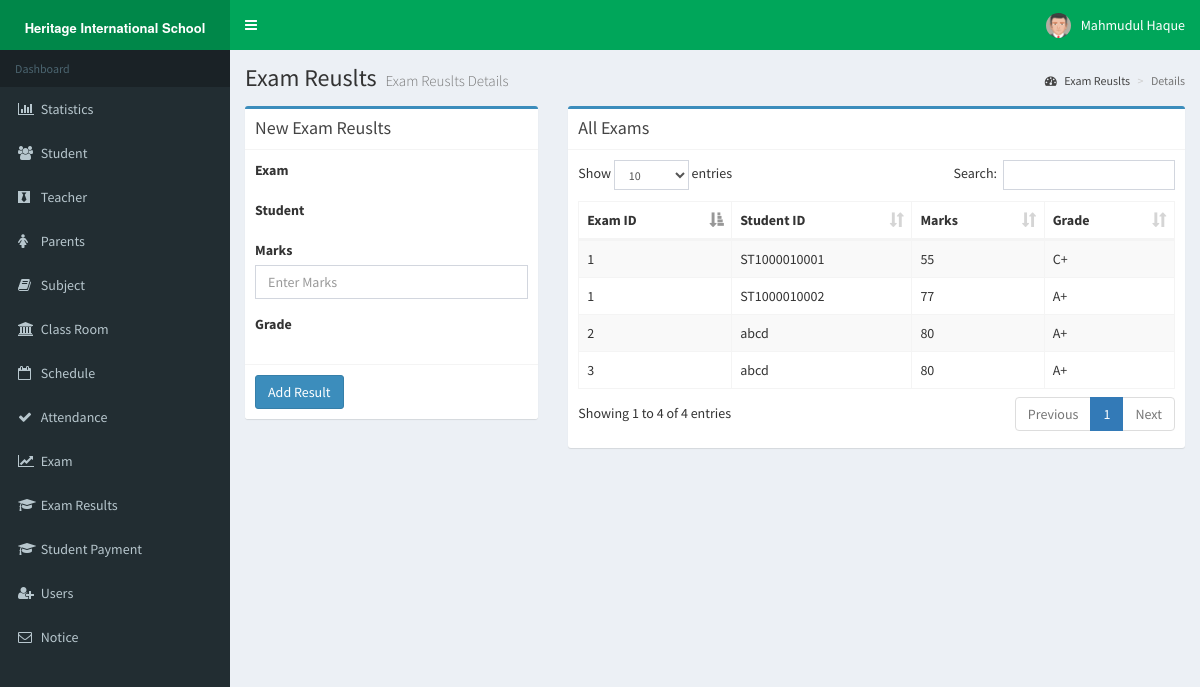
The page /examresults.php (signed in) on the database its author committed.
### tables this page shows
CREATE TABLE `examresult` (
  `exam` int(11) NOT NULL,
  `student` varchar(50) NOT NULL,
  `marks` int(10) NOT NULL,
  `grade` varchar(10) NOT NULL
);

### examresults.php (the view, shortened to what this page needs)
<?php session_start();
include_once 'database.php';
?>
<!DOCTYPE html>
<html>
<head>
  <link rel="stylesheet" href="bower_components/bootstrap/dist/css/bootstrap.min.css">
  <link rel="stylesheet" href="bower_components/font-awesome/css/font-awesome.min.css">
  <link rel="stylesheet" href="bower_components/Ionicons/css/ionicons.min.css">
    <link rel="stylesheet" href="bower_components/datatables.net-bs/css/dataTables.bootstrap.min.css">
  <link rel="stylesheet" href="bower_components/bootstrap-daterangepicker/daterangepicker.css">
    <link rel="stylesheet" href="plugins/timepicker/bootstrap-timepicker.min.css">
  <link rel="stylesheet" href="bower_components/bootstrap-datepicker/dist/css/bootstrap-datepicker.min.css">
  <link rel="stylesheet" href="bower_components/select2/dist/css/select2.min.css">
  <link rel="stylesheet" href="dist/css/AdminLTE.min.css">
  <link rel="stylesheet" href="dist/css/skins/_all-skins.min.css">
</head>
<body class="hold-transition skin-green sidebar-mini">
<div class="wrapper">
 <?php include_once 'header.php'; ?>
  <?php include_once 'sidebar.php'; ?>
  <div class="content-wrapper">
    <section class="content-header">
      <h1>
        Exam Reuslts
        <small>Exam Reuslts Details</small>
      </h1>
      <ol class="breadcrumb">
        <li><a href="#"><i class="fa fa-dashboard"></i> Exam Reuslts</a></li>
        <li class="active">Details</li>
      </ol>
    </section>
    <section class="content">
 <div class="row">
 <div class="col-xs-4">
          <div class="box box-primary">
            <div class="box-header with-border">
              <h3 class="box-title">New Exam Reuslts</h3>
            </div>
            <form role="form" method="POST" >
              <div class="box-body">
                <div class="form-group">
                <label>Exam</label>
                </div>
                <div class="form-group">
                <label>Student</label>
                </div>
                <div class="form-group">
                  <label for="exampleInputPassword1">Marks</label>
                  <input name="marks" type="text" class="form-control" id="exampleInputPassword1" placeholder="Enter Marks" required>
                </div>
                <div class="form-group">
                <label>Grade </label>
                </div>
              </div>
              <div class="box-footer">
                <button type="submit" name="submit" value="submit" class="btn btn-primary">Add Result</button>
              </div>
            </form>
          </div></div>
          <div class="col-xs-8">
          <div class="box box-primary">
            <div class="box-header with-border">
              <h3 class="box-title">All Exams</h3>
            </div>
            <div class="box-body">
              <table id="example1" class="table table-bordered table-striped">
                <thead>
                <tr>
                  <th>Exam ID</th>
                  <th>Student ID</th>
                  <th>Marks</th>
                  <th>Grade</th>
                </tr>
                </thead>
                <tbody>
                  <?php
                  $sql = "SELECT * FROM examresult";
                  $result = $conn->query($sql);
                  if ($result->num_rows > 0) {
                     while($row = $result->fetch_assoc()) {
                      echo "<tr><td> " . $row["exam"]. " </td><td> " . $row["student"]." </td><td> " . $row["marks"]." </td><td> " . $row["grade"]. "</td></tr>";
                       }
                                  }
                  ?>
                </tbody>
              </table>
            </div>
          </div>
          </div>
        </div>
    </section>
  </div>
</div>
</body>
</html>

### rows shown on the page
examresult: exam "1", student "ST1000010001", marks "55", grade "C+"
examresult: exam "1", student "ST1000010002", marks "77", grade "A+"
examresult: exam "2", student "abcd", marks "80", grade "A+"
examresult: exam "3", student "abcd", marks "80", grade "A+"

### other values the page prints
$_SESSION['user'] "Mahmudul Haque"
